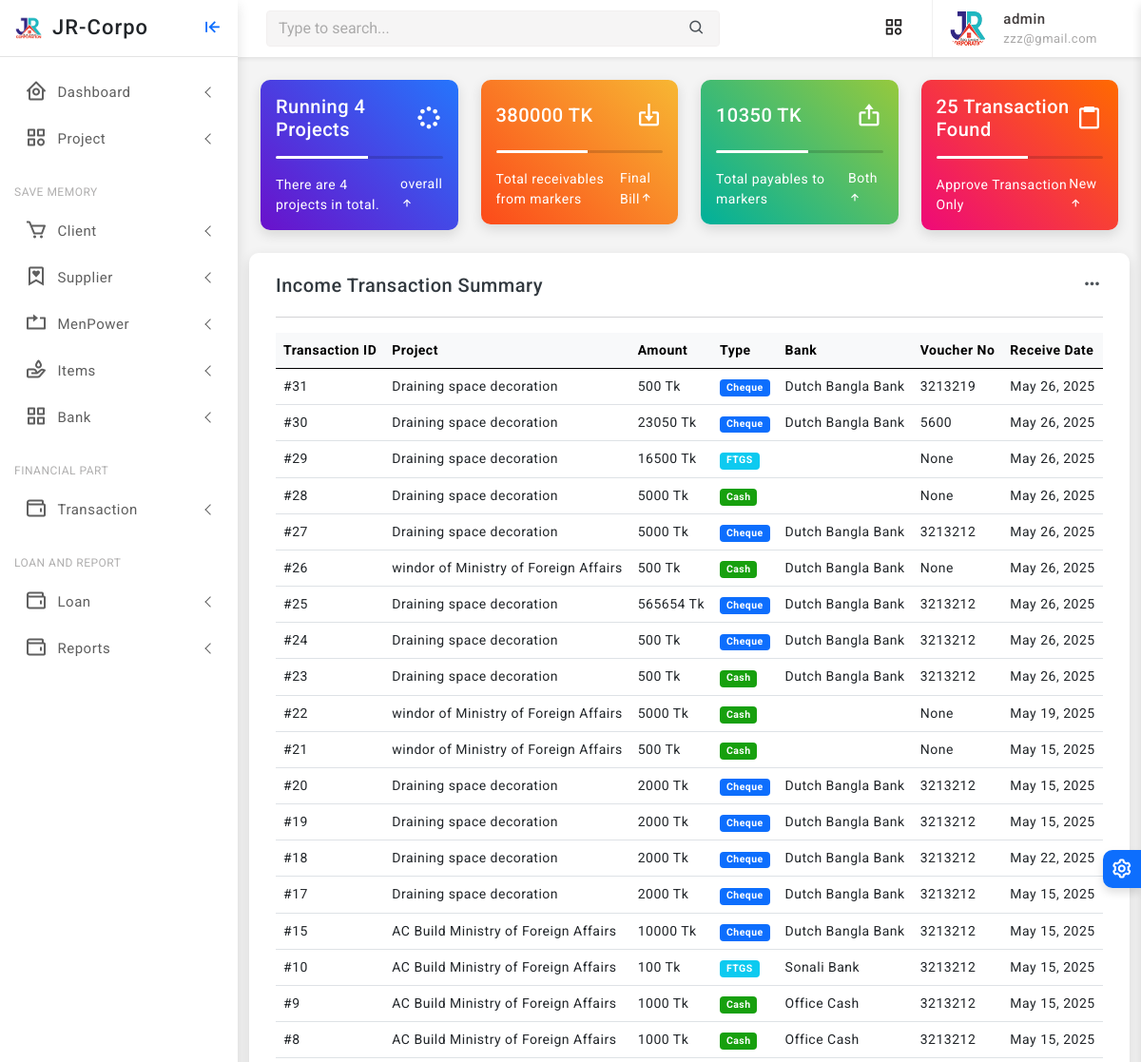
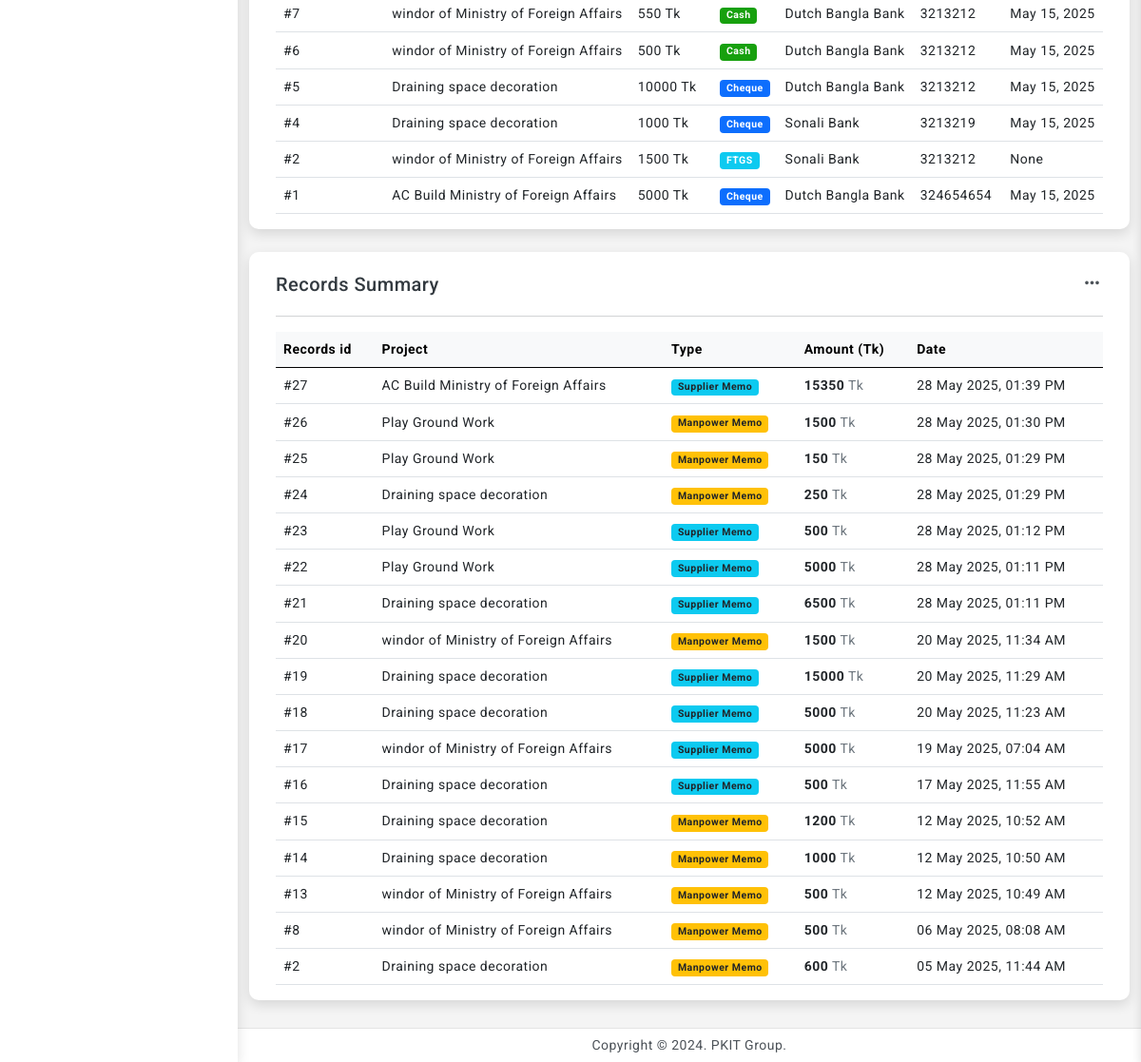
The app's page / (signed in) with its own data (2 pictures, top to bottom).
### finance/models.py (models this page shows, shortened)
class Transaction(models.Model):
    TYPE_CHOICES = [
        ('CASH', 'Cash'),
        ('BANK', 'Bank Deposit'),
        ('MOBILE', 'Bkash / Nogod / Rocket'),
        ('CHEQUE', 'Cheque'),
    ]
    STATUS_CHOICES = [
        ('PENDING', 'Pending'),
        ('APPROVED', 'Approved'),
        ('CANCELLED', 'Cancelled'),
    ]
    project = models.ForeignKey('core.Project', on_delete=models.CASCADE, related_name='transactions')
    amount = models.PositiveIntegerField(help_text="Maximum allowed is 10,000,000 TK")
    type = models.CharField(max_length=10, choices=TYPE_CHOICES)
    bank = models.ForeignKey('Bank', on_delete=models.SET_NULL, null=True, blank=True)
    cheque_number = models.CharField(max_length=50, blank=True, null=True)
    cheque_date = models.DateField(blank=True, null=True)
    voucher_no = models.CharField(max_length=100, null=True, blank=True)
    voucher_date = models.DateField(null=True, blank=True,)
    receive_date = models.DateField(null=True, blank=True)
    status = models.CharField(max_length=10, choices=STATUS_CHOICES, default='PENDING')
    company_account = models.ForeignKey('BankAccount', on_delete=models.PROTECT)
    created_at = models.DateTimeField(auto_now_add=True, help_text="Transaction creation timestamp")
    updated_at = models.DateTimeField(auto_now=True, help_text="Transaction last updated")
    class Meta:
        verbose_name = "Transaction"
        verbose_name_plural = "Transactions"
        ordering = ['-voucher_date']

class Bank(models.Model):
    name = models.CharField(max_length=100)

### core/models.py (models this page shows, shortened)
class Project(models.Model):
    STATUS_CHOICES = [
        ('RUNNING', 'Running'),
        ('TRIAL', 'Trial Period'),
        ('CLOSED', 'Closed'),
        ('OTHER', 'Other'),
    ]
    company = models.ForeignKey(Company, on_delete=models.CASCADE, related_name='projects')
    name = models.CharField(max_length=255)
    location = models.CharField(max_length=255)
    approximate_bill = models.PositiveIntegerField(default=0)
    current_cost = models.PositiveIntegerField(default=0, null=True, blank=True)
    final_bill = models.PositiveIntegerField(default=0, null=True, blank=True)
    current_paid = models.PositiveIntegerField(default=0, null=True, blank=True)
    created_at = models.DateTimeField(auto_now_add=True)
    updated_at = models.DateTimeField(auto_now=True)
    status = models.CharField(max_length=10, null=True, blank=True, choices=STATUS_CHOICES, default='RUNNING')

class Record(models.Model):
    memo = models.ForeignKey(
        'Memo',
        on_delete=models.CASCADE,
        null=True,
        blank=True,
        related_name='records'
    )
    manpower = models.ForeignKey(
        'ManpowerMemo',
        on_delete=models.CASCADE,
        null=True,
        blank=True,
        related_name='records'
    )
    project = models.ForeignKey('Project', on_delete=models.CASCADE)
    amount = models.PositiveIntegerField()
    created_at = models.DateTimeField(auto_now_add=True)

### accounts/views.py (the view)
# urls.py: path('', home_view, name='home'),
@login_required
def home_view(request):
    if request.user.is_staff:
        projects = Project.objects.filter(status='RUNNING').count()
        all_projects = Project.objects.all().count()
        all_transaction= Transaction.objects.filter(status='APPROVED').count()
        records = Record.objects.select_related('memo', 'manpower', 'project').order_by('-created_at')[:50]
        transactions = Transaction.objects.select_related('project', 'bank', 'company_account').order_by('-created_at')[:50]
        total_receivables = get_total_receivables_from_running_projects()
        total_market_due = get_total_market_payables()
        total_manpower_due = get_total_manpower_payables()
        total_all_due = total_market_due + total_manpower_due
        context = {'projects': projects,
                   'all_projects': all_projects,
                   'total_receivables': total_receivables,
                   'total_all_due':total_all_due,
                   'all_transaction': all_transaction,
                   'records': records,
                   'transactions': transactions,}
        return render(request, 'home_staff.html', context)
    else:
        return render(request, 'home.html')

### accounts/templates/home_staff.html (shortened to what this page needs)
{% extends 'partials/base0.html' %}
{% block content %}
    					<div class="row row-cols-1 row-cols-md-2 row-cols-xl-4">
						<div class="col">
							<div class="card radius-10 bg-gradient-deepblue">
							 <div class="card-body">
								<div class="d-flex align-items-center">
									<h5 class="mb-0 text-white">Running {{projects}} Projects</h5>
									<div class="ms-auto">
                                        <i class='bx bx-loader-circle bx-spin fs-3 text-white'></i>
									</div>
								</div>
								<div class="progress my-3 bg-light-transparent" style="height:3px;">
									<div class="progress-bar bg-white" role="progressbar" style="width: 55%" aria-valuenow="25" aria-valuemin="0" aria-valuemax="100"></div>
								</div>
								<div class="d-flex align-items-center text-white">
									<p class="mb-0">There are {{all_projects}} projects in total.</p>
									<p class="mb-0 ms-auto">overall<span><i class='bx bx-up-arrow-alt'></i></span></p>
								</div>
							</div>
						  </div>
						</div>
						<div class="col">
							<div class="card radius-10 bg-gradient-orange">
							<div class="card-body">
								<div class="d-flex align-items-center">
									<h5 class="mb-0 text-white">{{total_receivables}} TK</h5>
									<div class="ms-auto">
                                        <i class='bx bx-import fs-3 text-white'></i>
									</div>
								</div>
								<div class="progress my-3 bg-light-transparent" style="height:3px;">
									<div class="progress-bar bg-white" role="progressbar" style="width: 55%" aria-valuenow="25" aria-valuemin="0" aria-valuemax="100"></div>
								</div>
								<div class="d-flex align-items-center text-white">
									<p class="mb-0">Total receivables from markers</p>
									<p class="mb-0 ms-auto">Final Bill<span><i class='bx bx-up-arrow-alt'></i></span></p>
								</div>
							</div>
						  </div>
						</div>
						<div class="col">
							<div class="card radius-10 bg-gradient-ohhappiness">
							<div class="card-body">
								<div class="d-flex align-items-center">
									<h5 class="mb-0 text-white">{{total_all_due}} TK</h5>
									<div class="ms-auto">
                                      <i class='bx bx-export fs-3 text-white'></i>
									</div>
								</div>
								<div class="progress my-3 bg-light-transparent" style="height:3px;">
									<div class="progress-bar bg-white" role="progressbar" style="width: 55%" aria-valuenow="25" aria-valuemin="0" aria-valuemax="100"></div>
								</div>
								<div class="d-flex align-items-center text-white">
									<p class="mb-0">Total payables to markers</p>
									<p class="mb-0 ms-auto">Both<span><i class='bx bx-up-arrow-alt'></i></span></p>
								</div>
							</div>
						</div>
						</div>
						<div class="col">
							<div class="card radius-10 bg-gradient-ibiza">
							 <div class="card-body">
								<div class="d-flex align-items-center">
									<h5 class="mb-0 text-white">{{all_transaction}} Transaction  Found </h5>
									<div class="ms-auto">
                                       <i class='bx bx-clipboard fs-3 text-white'></i>
									</div>
								</div>
								<div class="progress my-3 bg-light-transparent" style="height:3px;">
									<div class="progress-bar bg-white" role="progressbar" style="width: 55%" aria-valuenow="25" aria-valuemin="0" aria-valuemax="100"></div>
								</div>
								<div class="d-flex align-items-center text-white">
									<p class="mb-0">Approve Transaction Only</p>
									<p class="mb-0 ms-auto">New<span><i class='bx bx-up-arrow-alt'></i></span></p>
								</div>
							</div>
						 </div>
						</div>
					</div>
				<div class="row">
					<div class="card radius-10">
						<div class="card-body">
							<div class="d-flex align-items-center">
								<div>
									<h5 class="mb-0">Income Transaction Summary</h5>
								</div>
								<div class="font-22 ms-auto"><i class="bx bx-dots-horizontal-rounded"></i>
								</div>
							</div>
							<hr>
							<div class="table-responsive">
				<table class="table align-middle mb-0">
					<thead class="table-light">
						<tr>
							<th>Transaction ID</th>
							<th>Project</th>
							<th>Amount</th>
							<th>Type</th>
							<th>Bank</th>
							<th>Voucher No</th>
							<th>Receive Date</th>
						</tr>
					</thead>
					<tbody>
						{% for txn in transactions %}
						<tr>
							<td>#{{ txn.id }}</td>
							<td>{{ txn.project.name }}</td>
							<td>{{ txn.amount }} Tk</td>
							<td>
								<span class="badge
									{% if txn.type == 'CASH' %} bg-success
									{% elif txn.type == 'CHEQUE' %} bg-primary
									{% elif txn.type == 'FTGS' %} bg-info
									{% elif txn.type == 'OTHER' %} bg-warning
									{% else %} bg-secondary {% endif %}">
									{{ txn.get_type_display }}
								</span>
							</td>
							<td>{{ txn.bank.name }}</td>
							<td>{{ txn.voucher_no }}</td>
							<td>{{ txn.receive_date }}</td>
						</tr>
						{% empty %}
						<tr>
							<td colspan="8" class="text-center">No transactions found</td>
						</tr>
						{% endfor %}
					</tbody>
				</table>
			</div>
						</div>
					</div>
					<div class="card radius-10">
						<div class="card-body">
							<div class="d-flex align-items-center">
								<div>
									<h5 class="mb-0">Records Summary</h5>
								</div>
								<div class="font-22 ms-auto"><i class="bx bx-dots-horizontal-rounded"></i>
								</div>
							</div>
							<hr>
							<div class="table-responsive">
								<table class="table align-middle mb-0">
									<thead class="table-light">
										<tr>
											<th>Records id</th>
											<th>Project</th>
											<th>Type</th>
											<th>Amount (Tk)</th>
											<th>Date</th>
										</tr>
									</thead>
									<tbody>
										{% for record in records %}
										<tr >
											<td>#{{ record.id }}</td>
											<td>
												{{ record.project.name }}
											</td>
											<td>
												{% if record.memo %}
													<span class="badge bg-info text-dark">Supplier Memo</span>
												{% elif record.manpower %}
													<span class="badge bg-warning text-dark">Manpower Memo</span>
												{% else %}
													<span class="badge bg-secondary">N/A</span>
												{% endif %}
											</td>
											<td><strong>{{ record.amount }}</strong> <span class="text-muted">Tk</span></td>
											<td>
												<span class="text-nowrap">{{ record.created_at|date:"d M Y, h:i A" }}</span>
											</td>
										</tr>
										{% empty %}
										<tr>
											<td colspan="5" class="text-center text-muted">No records found</td>
										</tr>
										{% endfor %}
									</tbody>
								</table>
							</div>
						</div>
					</div>
{% endblock %}

### templates/partials/base0.html (shortened to what this page needs)
<!doctype html>
<html lang="en">
{% load static %}
<head>
	<link href="{% static 'assets/plugins/vectormap/jquery-jvectormap-2.0.2.css' %}" rel="stylesheet"/>
	<link href="{% static 'assets/plugins/simplebar/css/simplebar.css' %}" rel="stylesheet" />
	<link href="{% static 'assets/plugins/perfect-scrollbar/css/perfect-scrollbar.css' %}" rel="stylesheet" />
	<link href="{% static 'assets/plugins/metismenu/css/metisMenu.min.css' %}" rel="stylesheet" />
	<link href="{% static 'assets/css/pace.min.css' %}" rel="stylesheet" />
	<link href="{% static 'assets/css/bootstrap.min.css' %}" rel="stylesheet">
	<link href="{% static 'assets/css/app.css' %}" rel="stylesheet">
	<link href="{% static 'assets/css/icons.css' %}" rel="stylesheet">
	<link rel="stylesheet" href="{% static 'assets/css/dark-theme.css' %}" />
	<link rel="stylesheet" href="{% static 'assets/css/semi-dark.css' %}" />
	<link rel="stylesheet" href="{% static 'assets/css/header-colors.css' %}" />
		<link rel="stylesheet" href="https://use.fontawesome.com/releases/v5.15.2/css/all.css"
>
</head>
<body>
	<div class="wrapper">
		<div class="sidebar-wrapper" data-simplebar="true">
			<div class="sidebar-header">
				<div>
					<img src="{% static 'assets/images/jr.png' %} " class="logo-icon" alt="logo icon">
				</div>
				<div>
				<a href="{% url 'home' %}" class="text-decoration-none">
					<h4 class="logo-text text-dark">JR-Corpo</h4>
				</a>
				</div>
				<div class="toggle-icon ms-auto"><i class='bx bx-arrow-to-left'></i>
				</div>
			</div>
			<ul class="metismenu" id="menu">
				<li>
					<a href="javascript:;" class="has-arrow">
						<div class="parent-icon"><i class='bx bx-home-circle'></i>
						</div>
						<div class="menu-title">Dashboard</div>
					</a>
				</li>
				<li>
					<a href="javascript:;" class="has-arrow">
						<div class="parent-icon"><i class="bx bx-category"></i>
						</div>
						<div class="menu-title">Project</div>
					</a>
				</li>
				<li class="menu-label">Save Memory</li>
				<li>
					<a href="javascript:;" class="has-arrow">
						<div class="parent-icon"><i class='bx bx-cart'></i>
						</div>
						<div class="menu-title"> Client </div>
					</a>
				</li>
				<li>
					<a class="has-arrow" href="javascript:;">
						<div class="parent-icon"><i class='bx bx-bookmark-heart'></i>
						</div>
						<div class="menu-title">Supplier</div>
					</a>
				</li>
				<li>
					<a class="has-arrow" href="javascript:;">
						<div class="parent-icon"><i class="bx bx-repeat"></i>
						</div>
						<div class="menu-title">MenPower</div>
					</a>
				</li>
				<li>
					<a class="has-arrow" href="javascript:;">
						<div class="parent-icon"> <i class="bx bx-donate-blood"></i>
						</div>
						<div class="menu-title">Items</div>
					</a>
				</li>
				<li>
					<a class="has-arrow" href="javascript:;">
						<div class="parent-icon"><i class="bx bx-grid-alt"></i>
						</div>
						<div class="menu-title">Bank</div>
					</a>
				</li>
				<li class="menu-label">Financial Part</li>
				<li>
					<a class="has-arrow" href="javascript:;">
						<div class="parent-icon"><i class='bx bx-wallet'></i>
						</div>
						<div class="menu-title">Transaction </div>
					</a>
				</li>
				<li class="menu-label">Loan and Report</li>
				<li>
					<a class="has-arrow" href="javascript:;">
						<div class="parent-icon"><i class='bx bx-wallet'></i>
						</div>
						<div class="menu-title">Loan </div>
					</a>
				</li>
				<li>
					<a class="has-arrow" href="javascript:;">
						<div class="parent-icon"><i class='bx bx-wallet'></i>
						</div>
						<div class="menu-title">Reports </div>
					</a>
				</li>
			</ul>
		</div>
	<header>
			<div class="topbar d-flex align-items-center">
				<nav class="navbar navbar-expand">
					<div class="search-bar flex-grow-1">
						<div class="position-relative search-bar-box">
							<input type="text" class="form-control search-control" placeholder="Type to search..."> <span class="position-absolute top-50 search-show translate-middle-y"><i class='bx bx-search'></i></span>
						</div>
					</div>
					<div class="top-menu ms-auto">
						<ul class="navbar-nav align-items-center">
							<li class="nav-item dropdown dropdown-large">
								<a class="nav-link dropdown-toggle dropdown-toggle-nocaret" href="#" role="button" data-bs-toggle="dropdown" aria-expanded="false">	<i class='bx bx-category'></i>
								</a>
							</li>
						</ul>
					</div>
					<div class="user-box dropdown">
						<a class="d-flex align-items-center nav-link dropdown-toggle dropdown-toggle-nocaret" href="#" role="button" data-bs-toggle="dropdown" aria-expanded="false">
							<img src="{% static 'assets/images/jr.png' %}" class="user-img" alt="user avatar">
							<div class="user-info ps-3">
								<p class="user-name mb-0">{{ user.username }}</p>
								<p class="designattion mb-0">{{ user.email }}</p>
							</div>
						</a>
					</div>
				</nav>
			</div>
	</header>
		<div class="page-wrapper">
			<div class="page-content">
				{% block content %}
				{% endblock %}
			</div>
		</div>
		<footer class="page-footer">
			<p class="mb-0">Copyright © 2024. PKIT Group.</p>
		</footer>
	</div>
	<div class="switcher-wrapper">
		<div class="switcher-btn"> <i class='bx bx-cog bx-spin'></i>
		</div>
	</div>
</body>
</html>

### records on screen
Transaction: id "31", project.name "Draining space decoration", amount "500", type "Cheque", bank.name "Dutch Bangla Bank", voucher_no "3213219", receive_date "May 26, 2025"
Transaction: id "30", project.name "Draining space decoration", amount "23050", type "Cheque", bank.name "Dutch Bangla Bank", voucher_no "5600", receive_date "May 26, 2025"
Transaction: id "29", project.name "Draining space decoration", amount "16500", type "FTGS", voucher_no "None", receive_date "May 26, 2025"
Transaction: id "28", project.name "Draining space decoration", amount "5000", type "Cash", voucher_no "None", receive_date "May 26, 2025"
Transaction: id "27", project.name "Draining space decoration", amount "5000", type "Cheque", bank.name "Dutch Bangla Bank", voucher_no "3213212", receive_date "May 26, 2025"
Transaction: id "26", project.name "windor of Ministry of Foreign Affairs", amount "500", type "Cash", bank.name "Dutch Bangla Bank", voucher_no "None", receive_date "May 26, 2025"
Transaction: id "25", project.name "Draining space decoration", amount "565654", type "Cheque", bank.name "Dutch Bangla Bank", voucher_no "3213212", receive_date "May 26, 2025"
Transaction: id "24", project.name "Draining space decoration", amount "500", type "Cheque", bank.name "Dutch Bangla Bank", voucher_no "3213212", receive_date "May 26, 2025"
Transaction: id "23", project.name "Draining space decoration", amount "500", type "Cash", bank.name "Dutch Bangla Bank", voucher_no "3213212", receive_date "May 26, 2025"
Transaction: id "22", project.name "windor of Ministry of Foreign Affairs", amount "5000", type "Cash", voucher_no "None", receive_date "May 19, 2025"
Transaction: id "21", project.name "windor of Ministry of Foreign Affairs", amount "500", type "Cash", voucher_no "None", receive_date "May 15, 2025"
Transaction: id "20", project.name "Draining space decoration", amount "2000", type "Cheque", bank.name "Dutch Bangla Bank", voucher_no "3213212", receive_date "May 15, 2025"
Transaction: id "19", project.name "Draining space decoration", amount "2000", type "Cheque", bank.name "Dutch Bangla Bank", voucher_no "3213212", receive_date "May 15, 2025"
Transaction: id "18", project.name "Draining space decoration", amount "2000", type "Cheque", bank.name "Dutch Bangla Bank", voucher_no "3213212", receive_date "May 22, 2025"
Transaction: id "17", project.name "Draining space decoration", amount "2000", type "Cheque", bank.name "Dutch Bangla Bank", voucher_no "3213212", receive_date "May 15, 2025"
Transaction: id "15", project.name "AC Build Ministry of Foreign Affairs", amount "10000", type "Cheque", bank.name "Dutch Bangla Bank", voucher_no "3213212", receive_date "May 15, 2025"
Transaction: id "10", project.name "AC Build Ministry of Foreign Affairs", amount "100", type "FTGS", bank.name "Sonali Bank", voucher_no "3213212", receive_date "May 15, 2025"
Transaction: id "9", project.name "AC Build Ministry of Foreign Affairs", amount "1000", type "Cash", bank.name "Office Cash", voucher_no "3213212", receive_date "May 15, 2025"
Transaction: id "8", project.name "AC Build Ministry of Foreign Affairs", amount "1000", type "Cash", bank.name "Office Cash", voucher_no "3213212", receive_date "May 15, 2025"
Transaction: id "7", project.name "windor of Ministry of Foreign Affairs", amount "550", type "Cash", bank.name "Dutch Bangla Bank", voucher_no "3213212", receive_date "May 15, 2025"
Transaction: id "6", project.name "windor of Ministry of Foreign Affairs", amount "500", type "Cash", bank.name "Dutch Bangla Bank", voucher_no "3213212", receive_date "May 15, 2025"
Transaction: id "5", project.name "Draining space decoration", amount "10000", type "Cheque", bank.name "Dutch Bangla Bank", voucher_no "3213212", receive_date "May 15, 2025"
Transaction: id "4", project.name "Draining space decoration", amount "1000", type "Cheque", bank.name "Sonali Bank", voucher_no "3213219", receive_date "May 15, 2025"
Transaction: id "2", project.name "windor of Ministry of Foreign Affairs", amount "1500", type "FTGS", bank.name "Sonali Bank", voucher_no "3213212", receive_date "None"
Transaction: id "1", project.name "AC Build Ministry of Foreign Affairs", amount "5000", type "Cheque", bank.name "Dutch Bangla Bank", voucher_no "324654654", receive_date "May 15, 2025"
Record: id "27", project.name "AC Build Ministry of Foreign Affairs", shows "Supplier Memo", amount "15350", created_at "28 May 2025, 01:39 PM"
Record: id "26", project.name "Play Ground Work", shows "Manpower Memo", amount "1500", created_at "28 May 2025, 01:30 PM"
Record: id "25", project.name "Play Ground Work", shows "Manpower Memo", amount "150", created_at "28 May 2025, 01:29 PM"
Record: id "24", project.name "Draining space decoration", shows "Manpower Memo", amount "250", created_at "28 May 2025, 01:29 PM"
Record: id "23", project.name "Play Ground Work", shows "Supplier Memo", amount "500", created_at "28 May 2025, 01:12 PM"
Record: id "22", project.name "Play Ground Work", shows "Supplier Memo", amount "5000", created_at "28 May 2025, 01:11 PM"
Record: id "21", project.name "Draining space decoration", shows "Supplier Memo", amount "6500", created_at "28 May 2025, 01:11 PM"
Record: id "20", project.name "windor of Ministry of Foreign Affairs", shows "Manpower Memo", amount "1500", created_at "20 May 2025, 11:34 AM"
Record: id "19", project.name "Draining space decoration", shows "Supplier Memo", amount "15000", created_at "20 May 2025, 11:29 AM"
Record: id "18", project.name "Draining space decoration", shows "Supplier Memo", amount "5000", created_at "20 May 2025, 11:23 AM"
Record: id "17", project.name "windor of Ministry of Foreign Affairs", shows "Supplier Memo", amount "5000", created_at "19 May 2025, 07:04 AM"
Record: id "16", project.name "Draining space decoration", shows "Supplier Memo", amount "500", created_at "17 May 2025, 11:55 AM"
Record: id "15", project.name "Draining space decoration", shows "Manpower Memo", amount "1200", created_at "12 May 2025, 10:52 AM"
Record: id "14", project.name "Draining space decoration", shows "Manpower Memo", amount "1000", created_at "12 May 2025, 10:50 AM"
Record: id "13", project.name "windor of Ministry of Foreign Affairs", shows "Manpower Memo", amount "500", created_at "12 May 2025, 10:49 AM"
Record: id "8", project.name "windor of Ministry of Foreign Affairs", shows "Manpower Memo", amount "500", created_at "06 May 2025, 08:08 AM"
Record: id "2", project.name "Draining space decoration", shows "Manpower Memo", amount "600", created_at "05 May 2025, 11:44 AM"

### other values on screen
{{ user.username }} "admin"
{{ user.email }} "zzz@gmail.com"
{{ projects }} "4"
{{ all_projects }} "4"
{{ total_receivables }} "380000"
{{ total_all_due }} "10350"
{{ all_transaction }} "25"
